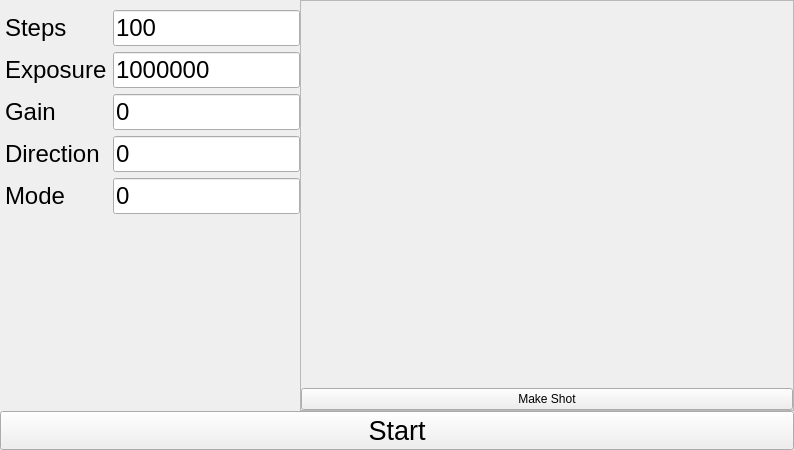
<?xml version="1.0" encoding="UTF-8"?>
<ui version="4.0">
 <class>MainWindow</class>
 <widget class="QMainWindow" name="MainWindow">
  <property name="geometry">
   <rect>
    <x>0</x>
    <y>0</y>
    <width>794</width>
    <height>450</height>
   </rect>
  </property>
  <property name="windowTitle">
   <string>MainWindow</string>
  </property>
  <widget class="QWidget" name="centralwidget">
   <layout class="QVBoxLayout" name="verticalLayout">
    <property name="spacing">
     <number>0</number>
    </property>
    <property name="leftMargin">
     <number>0</number>
    </property>
    <property name="topMargin">
     <number>0</number>
    </property>
    <property name="rightMargin">
     <number>0</number>
    </property>
    <property name="bottomMargin">
     <number>0</number>
    </property>
    <item>
     <widget class="QFrame" name="frame">
      <property name="frameShape">
       <enum>QFrame::NoFrame</enum>
      </property>
      <property name="frameShadow">
       <enum>QFrame::Raised</enum>
      </property>
      <layout class="QHBoxLayout" name="horizontalLayout">
       <property name="spacing">
        <number>0</number>
       </property>
       <property name="leftMargin">
        <number>0</number>
       </property>
       <property name="topMargin">
        <number>0</number>
       </property>
       <property name="rightMargin">
        <number>0</number>
       </property>
       <property name="bottomMargin">
        <number>0</number>
       </property>
       <item alignment="Qt::AlignLeft">
        <widget class="QFrame" name="frame_2">
         <property name="frameShape">
          <enum>QFrame::NoFrame</enum>
         </property>
         <property name="frameShadow">
          <enum>QFrame::Raised</enum>
         </property>
         <layout class="QVBoxLayout" name="verticalLayout_2">
          <property name="spacing">
           <number>0</number>
          </property>
          <property name="leftMargin">
           <number>0</number>
          </property>
          <property name="topMargin">
           <number>0</number>
          </property>
          <property name="rightMargin">
           <number>0</number>
          </property>
          <property name="bottomMargin">
           <number>0</number>
          </property>
          <item>
           <widget class="QFrame" name="basler_settings">
            <property name="sizePolicy">
             <sizepolicy hsizetype="Preferred" vsizetype="Preferred">
              <horstretch>0</horstretch>
              <verstretch>0</verstretch>
             </sizepolicy>
            </property>
            <property name="minimumSize">
             <size>
              <width>300</width>
              <height>0</height>
             </size>
            </property>
            <property name="maximumSize">
             <size>
              <width>300</width>
              <height>16777215</height>
             </size>
            </property>
            <property name="font">
             <font>
              <pointsize>16</pointsize>
             </font>
            </property>
            <property name="frameShape">
             <enum>QFrame::NoFrame</enum>
            </property>
            <property name="frameShadow">
             <enum>QFrame::Raised</enum>
            </property>
            <layout class="QFormLayout" name="formLayout">
             <property name="horizontalSpacing">
              <number>-1</number>
             </property>
             <property name="leftMargin">
              <number>5</number>
             </property>
             <property name="topMargin">
              <number>10</number>
             </property>
             <property name="rightMargin">
              <number>0</number>
             </property>
             <property name="bottomMargin">
              <number>0</number>
             </property>
             <item row="0" column="0">
              <widget class="QLabel" name="label">
               <property name="font">
                <font>
                 <pointsize>18</pointsize>
                </font>
               </property>
               <property name="text">
                <string>Steps</string>
               </property>
              </widget>
             </item>
             <item row="0" column="1">
              <widget class="QLineEdit" name="step_edit">
               <property name="font">
                <font>
                 <pointsize>18</pointsize>
                </font>
               </property>
               <property name="text">
                <string>100</string>
               </property>
              </widget>
             </item>
             <item row="1" column="0">
              <widget class="QLabel" name="label_3">
               <property name="font">
                <font>
                 <pointsize>18</pointsize>
                </font>
               </property>
               <property name="text">
                <string>Exposure</string>
               </property>
              </widget>
             </item>
             <item row="1" column="1">
              <widget class="QLineEdit" name="exposure_edit">
               <property name="font">
                <font>
                 <pointsize>18</pointsize>
                </font>
               </property>
               <property name="text">
                <string>1000000</string>
               </property>
              </widget>
             </item>
             <item row="2" column="0">
              <widget class="QLabel" name="label_4">
               <property name="font">
                <font>
                 <pointsize>18</pointsize>
                </font>
               </property>
               <property name="text">
                <string>Gain</string>
               </property>
              </widget>
             </item>
             <item row="2" column="1">
              <widget class="QLineEdit" name="gain_edit">
               <property name="font">
                <font>
                 <pointsize>18</pointsize>
                </font>
               </property>
               <property name="text">
                <string>0</string>
               </property>
              </widget>
             </item>
             <item row="3" column="0">
              <widget class="QLabel" name="label_5">
               <property name="font">
                <font>
                 <pointsize>18</pointsize>
                </font>
               </property>
               <property name="text">
                <string>Direction</string>
               </property>
              </widget>
             </item>
             <item row="3" column="1">
              <widget class="QLineEdit" name="direction_edit">
               <property name="font">
                <font>
                 <pointsize>18</pointsize>
                </font>
               </property>
               <property name="text">
                <string>0</string>
               </property>
              </widget>
             </item>
             <item row="4" column="0">
              <widget class="QLabel" name="label_2">
               <property name="font">
                <font>
                 <pointsize>18</pointsize>
                </font>
               </property>
               <property name="text">
                <string>Mode</string>
               </property>
              </widget>
             </item>
             <item row="4" column="1">
              <widget class="QLineEdit" name="mode_edit">
               <property name="font">
                <font>
                 <pointsize>18</pointsize>
                </font>
               </property>
               <property name="text">
                <string>0</string>
               </property>
              </widget>
             </item>
            </layout>
           </widget>
          </item>
         </layout>
        </widget>
       </item>
       <item>
        <widget class="QFrame" name="frame_3">
         <property name="sizePolicy">
          <sizepolicy hsizetype="Expanding" vsizetype="Preferred">
           <horstretch>0</horstretch>
           <verstretch>0</verstretch>
          </sizepolicy>
         </property>
         <property name="frameShape">
          <enum>QFrame::StyledPanel</enum>
         </property>
         <property name="frameShadow">
          <enum>QFrame::Raised</enum>
         </property>
         <layout class="QVBoxLayout" name="verticalLayout_3">
          <property name="spacing">
           <number>0</number>
          </property>
          <property name="leftMargin">
           <number>0</number>
          </property>
          <property name="topMargin">
           <number>0</number>
          </property>
          <property name="rightMargin">
           <number>0</number>
          </property>
          <property name="bottomMargin">
           <number>0</number>
          </property>
          <item alignment="Qt::AlignHCenter|Qt::AlignVCenter">
           <widget class="QLabel" name="image_label">
            <property name="sizePolicy">
             <sizepolicy hsizetype="Preferred" vsizetype="Preferred">
              <horstretch>0</horstretch>
              <verstretch>0</verstretch>
             </sizepolicy>
            </property>
            <property name="text">
             <string/>
            </property>
            <property name="scaledContents">
             <bool>true</bool>
            </property>
           </widget>
          </item>
          <item>
           <widget class="QPushButton" name="preview_btn">
            <property name="text">
             <string>Make Shot</string>
            </property>
           </widget>
          </item>
         </layout>
        </widget>
       </item>
      </layout>
     </widget>
    </item>
    <item>
     <widget class="QPushButton" name="start_btn">
      <property name="font">
       <font>
        <pointsize>20</pointsize>
       </font>
      </property>
      <property name="text">
       <string>Start</string>
      </property>
     </widget>
    </item>
   </layout>
  </widget>
 </widget>
 <resources/>
 <connections/>
</ui>
